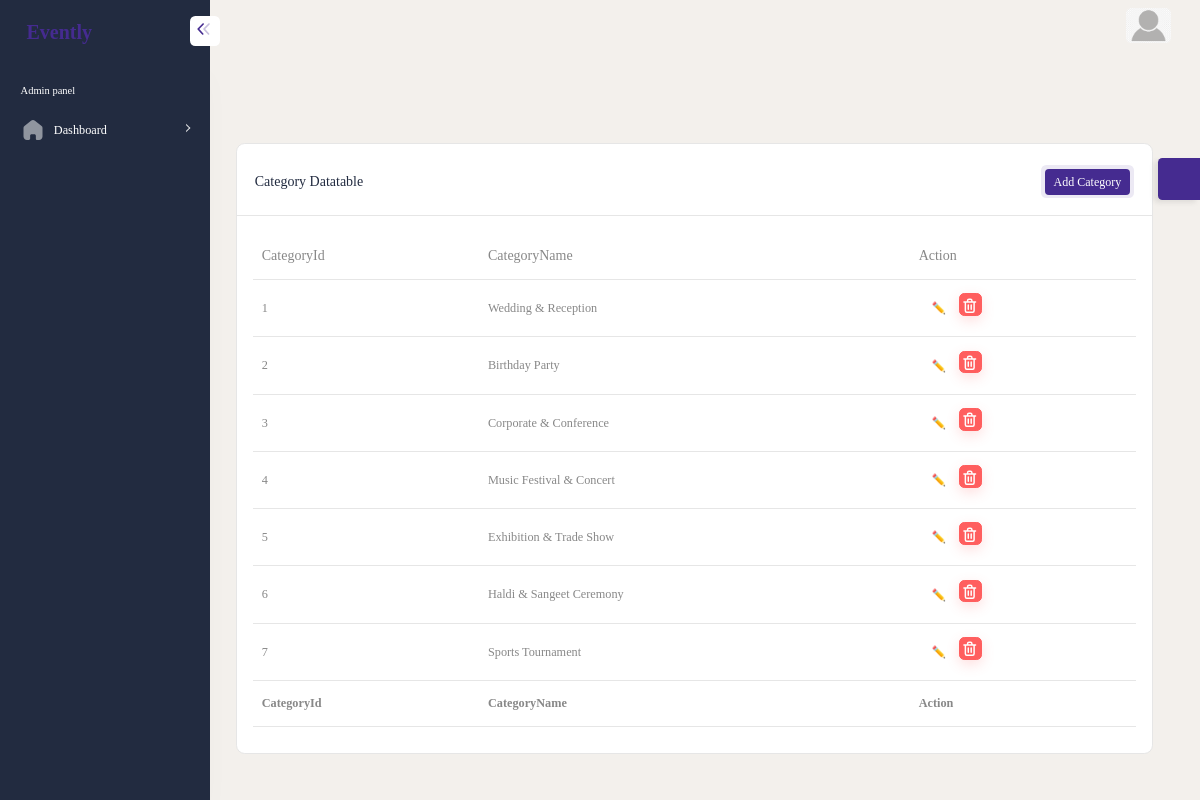
Screenshot of /index.php/admin/admin/categorydisplay with the database file from the repository.
### tables this page shows
CREATE TABLE IF NOT EXISTS `tblcategory` (
  `categoryid` int(11) NOT NULL AUTO_INCREMENT,
  `categoryname` varchar(100) NOT NULL,
  PRIMARY KEY (`categoryid`)
);

### application/controllers/admin/Admin.php (called while the page is built, shortened)
<?php
class Admin extends CI_Controller {
    public function __construct()
    {
    	$this->load->model("admin/DisplayM","dm");
    }
		public function categorydisplay()
	{
		$temp=[
            "post"=>$this->dm->getAllcategory()
        ];
		$this->load->view('admin/categorydisplay1',$temp);
	}
}
?>

### index.php (called while the page is built, shortened)
<?php
require_once BASEPATH.'core/CodeIgniter.php';

### application/models/admin/DisplayM.php (called while the page is built, shortened)
<?php
    class DisplayM extends CI_Model
    {
        public function getAllcategory()
        {
            return $this->db->get("tblcategory")->result();
        }
    }
?>

### application/views/admin/categorydisplay1.php (the view, shortened to what this page needs)
<!DOCTYPE html>
<html lang="en">
<head>
    <?= include_once('topscripts.php') ?>
</head>
<body>
    <div id="main-wrapper">
        <?= include_once('nav.php') ?>
        <?= include_once("header.php") ?>
        <?= include_once("sidebar.php") ?>
        <div class="content-body">
            <div class="container-fluid">
                <div class="container-fluid pt-0 ps-0 pe-lg-4 pe-0">
                    <div class="row">
                        <div class="col-md-12">
                            <div class="card dz-card" id="accordion-one">
                                <div class="card-header flex-wrap">
                                    <div>
                                        <h4 class="card-title">Category Datatable</h4>
                                    </div>
                                    <ul class="nav nav-tabs dzm-tabs" id="myTab" role="tablist">
                                                <li class="nav-item" role="presentation">
                                                    <form>
                                                    <button class="nav-link active " id="home-tab" data-bs-toggle="tab" data-bs-target="#Preview" type="submit" name="btnadd" role="tab"  aria-selected="true">Add Category</button></form>
                                                </li>
                                            </ul>
                                </div>
                                <div class="tab-content" id="myTabContent">
                                    <div class="tab-pane fade show active" id="Preview" role="tabpanel" aria-labelledby="home-tab">
                                        <div class="card-body pt-0">
                                            <div class="table-responsive">
                                                <table id="example" class="display table" style="min-width: 845px">
                                                    <thead>
                                                        <tr>
                                                            <th>CategoryId</th>
                                                            <th>CategoryName</th>
                                                            <th>Action</th>
                                                            </tr>
                                                    </thead>
                                                    <tbody>
                                                         <?php
                                                        foreach ($post as $p) {
                                                          ?>
                                                        <tr>
                                                            <td><?= $p->categoryid ?></td>
                                                            <td><?= $p->categoryname ?></td>
                                                               <td>
                                                                    <div class="d-flex">
                                                                        <form method="post" action="<?=site_url("admin/Admin/olddata/".$p->categoryid)?>">
                                                                     <button name="btnedit" type="submit" class="btn text-light btn-rounded btn-sm my-0">✏️ </button>
                                                                        </form>
                                                                        <a href="<?=site_url('admin/Admin/categoryremove/'.$p->categoryid)?>" class="btn btn-danger shadow btn-xs sharp"></a>
                                                                    </div>
                                                                </td>
                                                        </tr>
                                                        <?php
                                                         }
                                                          ?>
                                                    </tbody>
                                                    <tfoot>
                                                            <tr>
                                                            <th>CategoryId</th>
                                                            <th>CategoryName</th>
                                                            <th>Action</th>
                                                            </tr>
                                                    </tfoot>
                                                </table>
                                            </div>
                                        </div>
                                    </div>
                                </div>
                            </div>
                        </div>
                    </div>
                </div>
            </div>
        </div>
</body>
</html>

### rows the page displays
tblcategory: categoryid "1", categoryname "Wedding & Reception"
tblcategory: categoryid "2", categoryname "Birthday Party"
tblcategory: categoryid "3", categoryname "Corporate & Conference"
tblcategory: categoryid "4", categoryname "Music Festival & Concert"
tblcategory: categoryid "5", categoryname "Exhibition & Trade Show"
tblcategory: categoryid "6", categoryname "Haldi & Sangeet Ceremony"
tblcategory: categoryid "7", categoryname "Sports Tournament"
